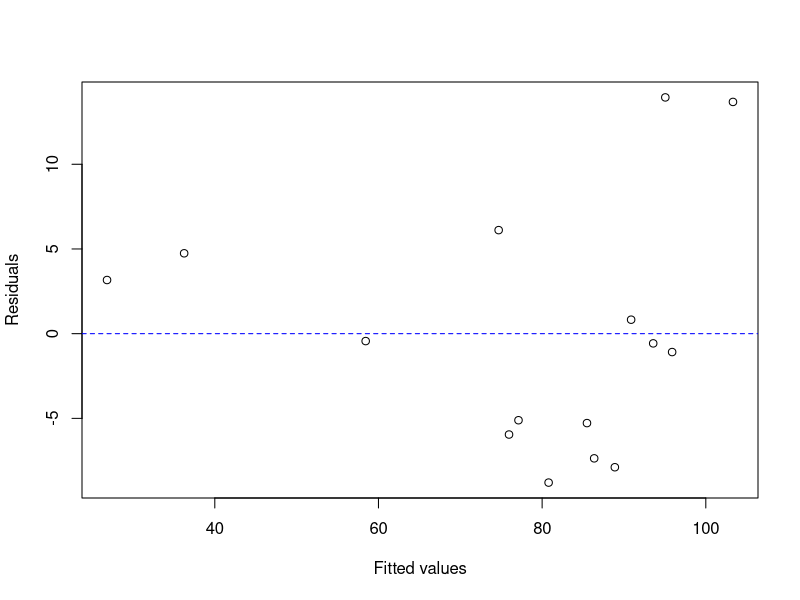
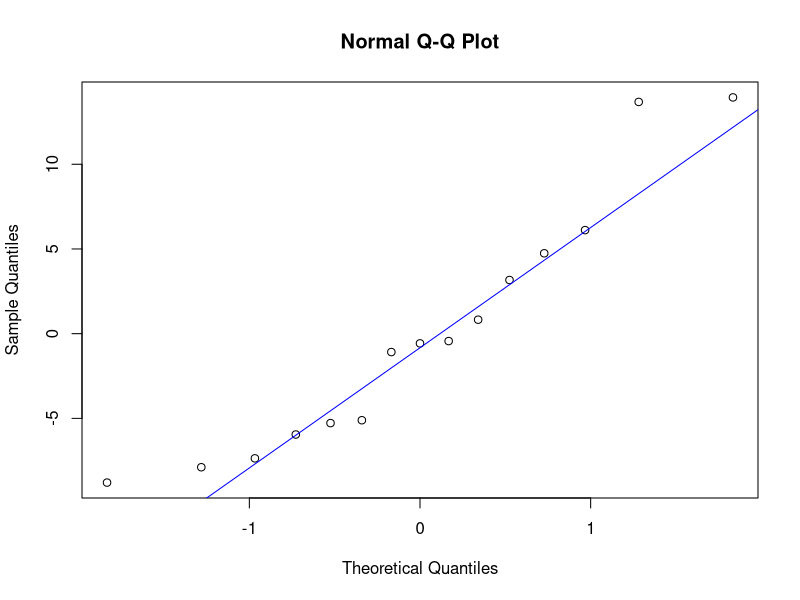

The R script that drew these images, in order:
## ---- chunk 1
lima <- read.table("lima.txt", header = TRUE)
## ---- chunk 2
lima_model <- lm(ascorbic ~ cultivar + pct.dry, data = lima)
summary(lima_model)
## ---- chunk 3
    anova(lima_model)
## ---- chunk 4
#Creating plot of the residuals vs. the fitted values
residualplot <- plot(x = fitted(lima_model), y = resid(lima_model), xlab = "Fitted values", ylab = "Residuals")
abline(h = 0, lty = "dashed", col = "blue")
## ---- chunk 5
#created Q-Q plot
QQplot <- qqnorm(y = resid(lima_model))
          qqline(y = resid(lima_model), col = "blue")
## ---- chunk 6
#Estimate +- (SE)(Critical Value) df = 21
.143+(.020*2.0796)
.143-(.020*2.0796)
## ---- chunk 7
    -1.79*2
## ---- chunk 8
50.23 + (-3.57*0) + (2.9*1.0) + (-1.79*14) + (1.07*1)
## ---- chunk 9
#observed - predicted
33.2 - 29.14
## ---- chunk 10
#(SS(Model)/df) / (SS(Error)/df)
(1270/3)/(1030/49)
